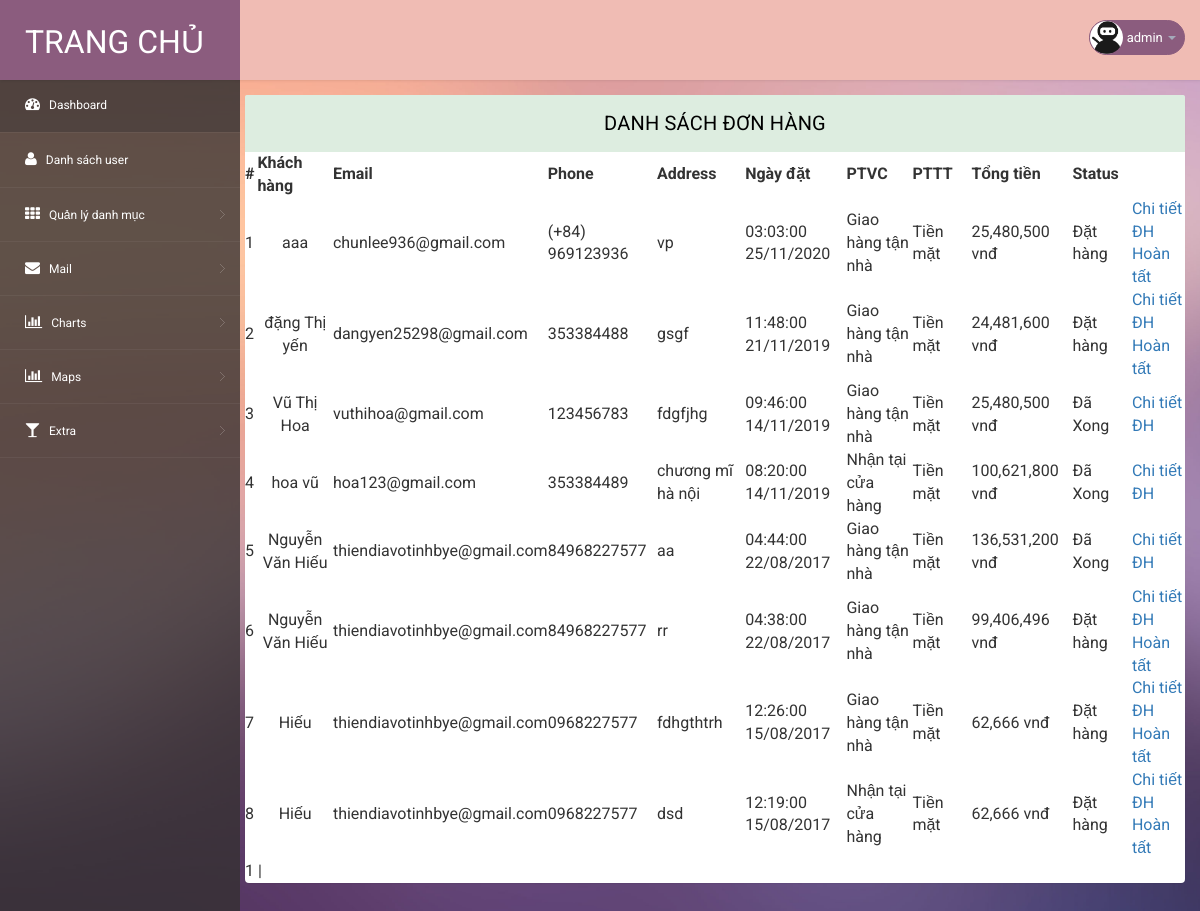
Page /admin/admin.php?module=quanlydonhang (signed in) on the committed database.
### tables this page shows
CREATE TABLE `tbl_oder` (
  `oder` int(11) NOT NULL,
  `fullName` varchar(255) DEFAULT NULL,
  `email` varchar(255) DEFAULT NULL,
  `phone` varchar(255) DEFAULT NULL,
  `address` varchar(255) DEFAULT NULL,
  `dateOder` datetime DEFAULT NULL,
  `ptvc` int(11) DEFAULT NULL,
  `pttt` int(11) DEFAULT NULL,
  `tongTien` float(255,0) DEFAULT NULL,
  `status` tinyint(2) DEFAULT NULL
);

### admin/modules/quanlydonhang.php (the view, shortened to what this page needs)
<?php
    $result = mysqli_query($conn, 'select count(oder) as total from tbl_oder');
        $row = mysqli_fetch_assoc($result);
        $total_records = $row['total'];
        $current_page = isset($_GET['page']) ? $_GET['page'] : 1;
        $limit = 20;
         $total_page = ceil($total_records / $limit);
         $start = ($current_page - 1) * $limit;
$sqlSelect ="SELECT * FROM tbl_oder  ORDER BY dateOder DESC  LIMIT $start, $limit";
$result = mysqli_query($conn,$sqlSelect);
?>
<section class="wrapper" style="margin-left: -10px; width: auto; height: auto;">
  <div class="" style="height: auto;width: auto;">
   <div class="panel panel-default">
    <div class="panel-heading">
     Danh sách đơn hàng
   </div>
   <div>
    <table width="1741" class=" table-hover" style="width: inherit;">
      <tr>
        <th width="28">#</th>
        <th width="188">Khách hàng</th>
        <th width="119">Email</th>
        <th width="165">Phone</th>
        <th width="209">Address</th>
        <th width="188">Ngày đặt</th>
        <th width="199">PTVC</th>
        <th width="159">PTTT</th>
        <th width="175">Tổng tiền</th>
        <th width="130">Status</th>
      </tr>
      <?php
      $i=0;
      while ($row = mysqli_fetch_assoc($result)) {
        $i++;
        $dateOder=date_create($row['dateOder']);
        ?>
        <tr>
          <td><?= $i ?></td>
          <td align="center">
            <?= $row["fullName"]?>
          </td>
          <td style="overflow: scroll;">
            <?= $row["email"]?>
          </td>
          <td>
            <?= $row["phone"]?>
          </td>
          <td style="overflow: hidden;">
            <?= $row["address"]?>
          </td>
          <td>
            <?php
            echo date_format($dateOder,"H:i:s d/m/Y"); ?>
          </td>
          <td>
            <?php
            if($row["ptvc"]==1){
              echo "Giao hàng tận nhà";
            }else{
              echo "Nhận tại cửa hàng";
            }
            ?>
          </td>
          <td>
            <?php
            if($row["pttt"]==1){
              echo "Tiền mặt";
            }else{
              echo "Chuyển khoản";
            }
            ?>
          </td>
          <td>
            <?php echo number_format($row['tongTien'])." vnđ";?>
          </td>
          <td>
            <?php if($row["status"]==1){
              echo "Đặt hàng";
            }else{
              echo "Đã Xong";
            }?>
          </td>
          <td width="133">
            <a href="admin.php?module=chitietdonhang&id=<?php echo $row["oder"] ?>">Chi tiết ĐH</a>
            <?php if($row['status']==1){ ?>
            <a href="admin.php?module=hoantatdonhang&id=<?php echo $row["oder"] ?>" onclick="return confirm('Bạn có chắc đơn hàng đã được hoàn tất chưa?')">Hoàn tất</a>
            <?php } ?>
          </td>
        </tr>
        <?php } ?>
      </table>
      <div class="pagination">
           <?php
            for ($i = 1; $i <= $total_page; $i++){
                if ($i == $current_page){
                    echo '<span>'.$i.'</span> | ';
                }
                else{
                    echo '<a href="admin.php?module=quanlydonhang&page='.$i.'">'.$i.'</a> | ';
                }
            }
           ?>
        </div>
    </div>
  </div>
</div>
</section>

### admin/css/style.css (style rules this page uses)
html, body { font-family: 'Roboto', sans-serif; font-size: 100%; overflow-x: hidden; background: url(../images/bg.jpg) no-repeat 0px 0px; background-size:cover; }
body a { transition: 0.5s all ease; -webkit-transition: 0.5s all ease; -moz-transition: 0.5s all ease; -o-transition: 0.5s all ease; -ms-transition: 0.5s all ease; text-decoration:none; }
.wrapper { display:inline-block; margin-top:80px; padding:15px; width:100%; }
.panel-heading { position: relative; height: 57px; line-height: 57px; letter-spacing: 0.2px; color: #000; font-size: 18px; font-weight: 400; padding: 0 16px; background:#ddede0; border-top-right-radius: 2px; border-top-left-radius: 2px; text-transform: uppercase; text-align: center; }
.panel { border: none ! important; }
.panel-default>.panel-heading { color: #000000 ! important; background-color: #ddede0 ! important; border-color: #ddede0 ! important; font-size: 20px; }
.pagination { margin: 0 !important; }

### rows in the picture
tbl_oder: fullName "aaa", email "chunlee936@gmail.com", phone "(+84) 969123936", address "vp", dateOder "03:03:00 25/11/2020", ptvc "Giao hàng tận nhà", pttt "Tiền mặt", tongTien "25,480,500", status "Đặt hàng"
tbl_oder: fullName "đặng Thị yến", email "dangyen25298@gmail.com", phone "353384488", address "gsgf", dateOder "11:48:00 21/11/2019", ptvc "Giao hàng tận nhà", pttt "Tiền mặt", tongTien "24,481,600", status "Đặt hàng"
tbl_oder: fullName "Vũ Thị Hoa", email "vuthihoa@gmail.com", phone "123456783", address "fdgfjhg", dateOder "09:46:00 14/11/2019", ptvc "Giao hàng tận nhà", pttt "Tiền mặt", tongTien "25,480,500", status "Đã Xong"
tbl_oder: fullName "hoa vũ", email "hoa123@gmail.com", phone "353384489", address "chương mĩ hà nội", dateOder "08:20:00 14/11/2019", ptvc "Nhận tại cửa hàng", pttt "Tiền mặt", tongTien "100,621,800", status "Đã Xong"
tbl_oder: fullName "Nguyễn Văn Hiếu", email "thiendiavotinhbye@gmail.com", phone "84968227577", address "aa", dateOder "04:44:00 22/08/2017", ptvc "Giao hàng tận nhà", pttt "Tiền mặt", tongTien "136,531,200", status "Đã Xong"
tbl_oder: fullName "Nguyễn Văn Hiếu", email "thiendiavotinhbye@gmail.com", phone "84968227577", address "rr", dateOder "04:38:00 22/08/2017", ptvc "Giao hàng tận nhà", pttt "Tiền mặt", tongTien "99,406,496", status "Đặt hàng"
tbl_oder: fullName "Hiếu", email "thiendiavotinhbye@gmail.com", phone "0968227577", address "fdhgthtrh", dateOder "12:26:00 15/08/2017", ptvc "Giao hàng tận nhà", pttt "Tiền mặt", tongTien "62,666", status "Đặt hàng"
tbl_oder: fullName "Hiếu", email "thiendiavotinhbye@gmail.com", phone "0968227577", address "dsd", dateOder "12:19:00 15/08/2017", ptvc "Nhận tại cửa hàng", pttt "Tiền mặt", tongTien "62,666", status "Đặt hàng"

### other values in the picture
$_SESSION["username"]["username"] "admin"
